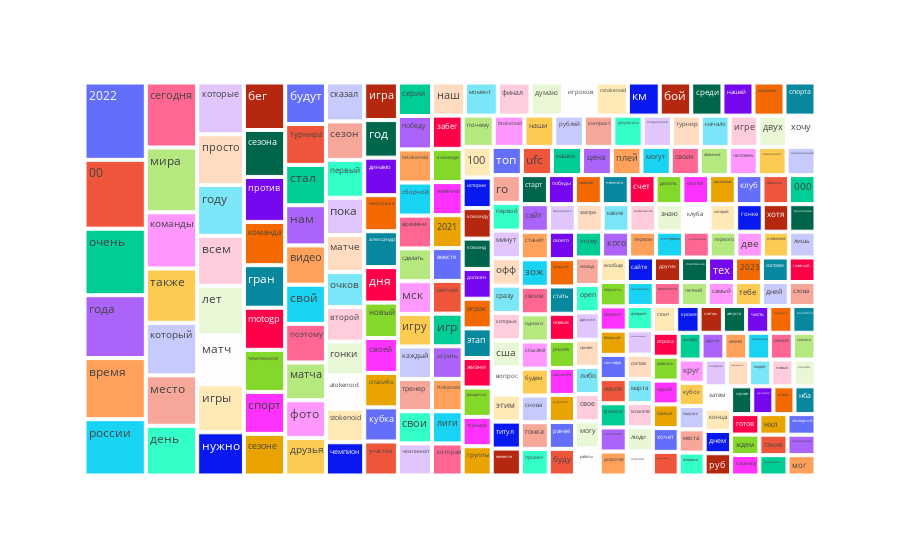

Notebook code for this chart:
### Code cell
fig = px.treemap(df_words[~df_words.word.isin(russian_stopwords)].head(275), path=['word'], values='count')
fig.show()

### Figure 1 — Plotly figure (JSON) as saved in the notebook; plotly's stock layout.template omitted (floating-point values rounded to 4 significant figures; data arrays with more than 128 entries replaced by an {"elided": "..."} marker saying what was removed)
{"data": [{"branchvalues": "total", "domain": {"x": [0, 1], "y": [0, 1]}, "hovertemplate": "labels=%{label}<br>count=%{value}<br>parent=%{parent}<br>id=%{id}<extra></extra>", "ids": {"elided": "275 str values"}, "labels": {"elided": "275 str values"}, "name": "", "parents": {"elided": "275 str values"}, "type": "treemap", "values": {"elided": "275 int values"}}], "layout": {"legend": {"tracegroupgap": 0}, "margin": {"t": 60}}}
